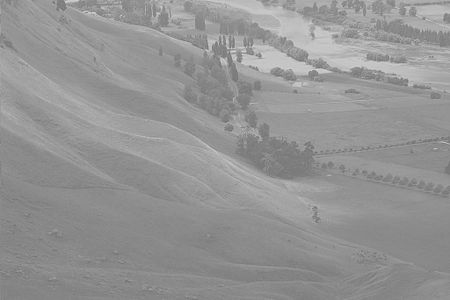
#> input picture images/low-contrast.jpg, 450 x 300 px
$ jupyter execute --allow-errors 43-histogram-equalization.ipynb
#> lines starting #> are read from the running program, lines starting #| are printed output that depends on the picture
# <div style="direction:rtl;text-align:right;font-family:B Lotus, B Nazanin, Tahoma">یکنواخت سازی(متعادل سازی) هیستوگرام</div>

<div style="direction:rtl;text-align:right;font-family:B Lotus, B Nazanin, Tahoma">
تصویری را در نظر بگیرید که مقادیر پیکسل آن فقط به محدوده خاصی از مقادیر محدود می شود. به عنوان مثال، تصویر روشن تر دارای تمام پیکسل ها محدود به مقادیر بالا خواهد بود. اما یک تصویر خوب دارای پیکسل هایی از تمام مناطق تصویر خواهد بود. بنابراین شما باید این هیستوگرام را به هر دو انتها بکشید (همانطور که در تصویر زیر از ویکی پدیا آمده است) و این همان کاری است که یکنواخت سازی هیستوگرام (به عبارت ساده) انجام می دهد. این به طور معمول کنتراست تصویر را بهبود می بخشد.
</div>

[wikipedia page on Histogram Equalization](https://en.wikipedia.org/wiki/Histogram_equalization)

<div style="direction:rtl;text-align:right;font-family:B Lotus, B Nazanin, Tahoma">
    فرآیند یکنواخت‌سازی هیستوگرام یک روش پردازش تصویری برای تنظیم کنتراست تصویر با تغییر هیستوگرام تصویر است.
<br />
 از آنجایی که قله های بزرگ در هیستوگرام معمولا به قسمتهای کنتراست کم مطابقت دارد، از این رو یکنواخت‌سازی هیستوگرام منجر به بهبود کنتراست کلی یک تصویر می شود.
<br/>
    این روش هر جایی که تضاد یا کانترست مورد نیا باشد خصوصا مواردی مانند تصاویر پزشکی یا ماهواره ای بسیار مورد استفاده قرار می گیرد.
</div>

```cv2.equalizeHist(image)```

[cell 1]
import matplotlib.pyplot as plt
import numpy as np
import cv2

#image source: https://radiopaedia.org/cases/normal-frontal-chest-x-ray?lang=us
image = cv2.imread('images/xray.jpg', 0)
result = cv2.equalizeHist(image)

plt.figure(figsize=[8,4])
#> (the rest of this cell did not finish here and is left out)

### <div style="direction:rtl;text-align:right;font-family:B Lotus, B Nazanin, Tahoma">رسم هیستوگرام در کنار تصویر</div>

[cell 2]
import matplotlib.pyplot as plt
import numpy as np
import cv2

#image source: https://radiopaedia.org/cases/normal-frontal-chest-x-ray?lang=us
image = cv2.imread('images/xray.jpg', 0)
result = cv2.equalizeHist(image)

plt.figure(figsize=[12,7])
#> (the rest of this cell did not finish here and is left out)

### <div style="direction:rtl;text-align:right;font-family:B Lotus, B Nazanin, Tahoma">بررسی روی تصویر ماهواره ای</div>

[cell 3]
import matplotlib.pyplot as plt
import numpy as np
import cv2

image = cv2.imread('images/satellite.jpg', 0)
result = cv2.equalizeHist(image)

plt.figure(figsize=[12,7])
#> (the rest of this cell did not finish here and is left out)

### <div style="direction:rtl;text-align:right;font-family:B Lotus, B Nazanin, Tahoma">بررسی روی تصویر دیگر</div>

[cell 4]
import matplotlib.pyplot as plt
import numpy as np
import cv2

#image source: https://en.wikipedia.org/wiki/Histogram_equalization
image = cv2.imread('images/low-contrast.jpg', 0)
#> image is the input picture: shape (300, 450); min 107, max 218, mean 148
result = cv2.equalizeHist(image)
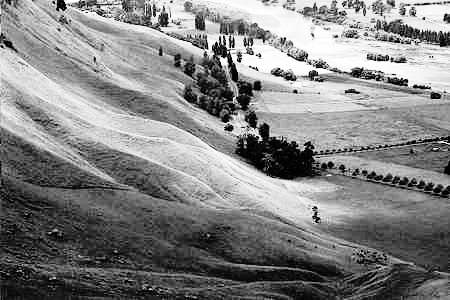
#> result: shape (300, 450); min 0, max 255, mean 130.5

plt.figure(figsize=[12,7])
plt.subplot(221);plt.imshow(image, cmap='gray');plt.title("Original image");
plt.subplot(222);plt.hist(image.ravel(), 256);

plt.subplot(223);plt.imshow(result, cmap='gray');plt.title("equalized histogram");
plt.subplot(224);plt.hist(result.ravel(), 256);
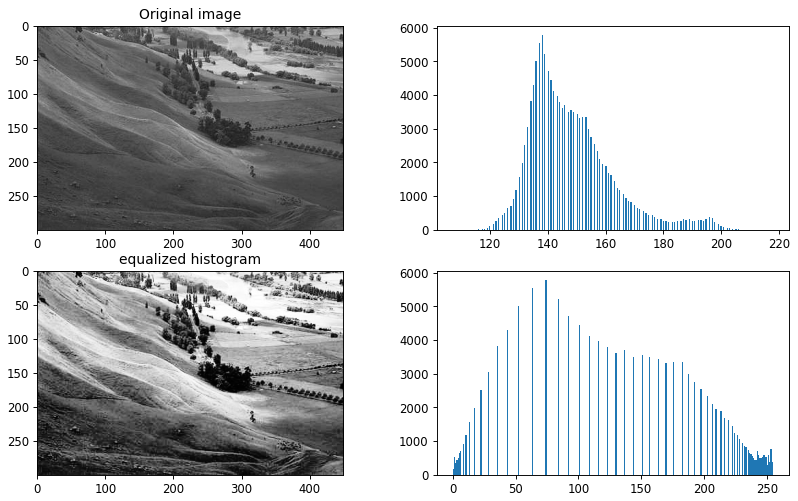
#> figure drawn by matplotlib, 4 panels; panel 2: tallest bar 5772 high, from x = 137.8 to 138.2; panel 4: tallest bar 5772 high, from x = 73.71 to 74.71

### <div style="direction:rtl;text-align:right;font-family:B Lotus, B Nazanin, Tahoma">یکنواخت‌سازی هیستوگرام روی تصاویر رنگی</div>

[cell 5]
import cv2
import matplotlib.pyplot as plt

image = cv2.imread('images/mid.png')
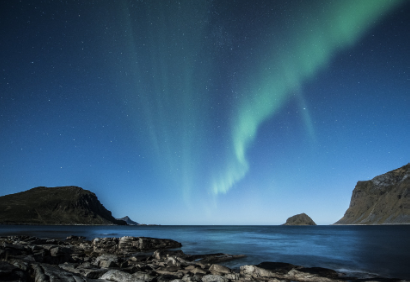
#> input picture images/mid.png, 410 x 282 px
#> image is the input picture: shape (282, 410, 3); mean B, G, R 115.8, 88.7, 53.9
###############
# Histogram Equalization
channels = cv2.split(image)
eq_channels = []
for ch in channels:
    eq_channels.append(cv2.equalizeHist(ch))
#> this loop made 3 passes
#> after the loop, eq_channels = 3 items
eq_image = cv2.merge(eq_channels)
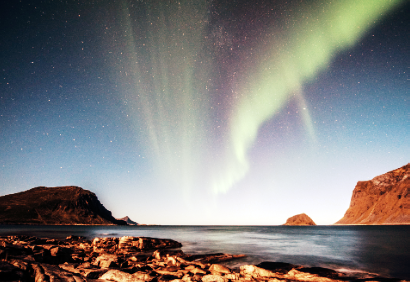
#> eq_image: shape (282, 410, 3); mean of channels 0, 1, 2 128.1, 128.4, 129; drawn as B, G, R


#plot images
plt.figure(figsize=[12,7])
plt.subplot(221);plt.imshow(image[...,::-1]);plt.title("Original");
plt.subplot(223);plt.imshow(eq_image[...,::-1]);plt.title("Equalized");


color = ('b', 'g', 'r')
#Original image histogram
plt.subplot(222);
for i, col in enumerate(color):
    histogram = cv2.calcHist([image], [i], None, [256], [0, 256])
    plt.plot(histogram, color = col)

#Equualized image histogram
plt.subplot(224);
for i, col in enumerate(color):
    histogram = cv2.calcHist([eq_image], [i], None, [256], [0, 256])
    plt.plot(histogram, color = col)
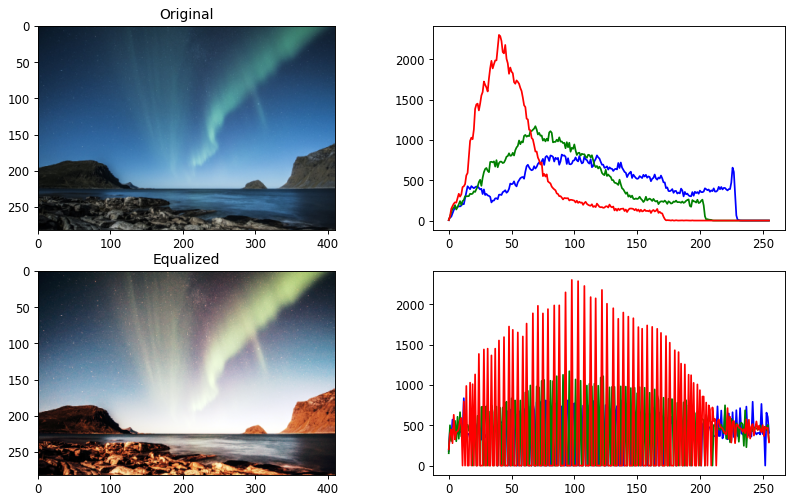
#> figure drawn by matplotlib, 4 panels; panel 3: curve peaks at x = 90, y = 818; panel 3: curve peaks at x = 69, y = 1170; panel 3: curve peaks at x = 40, y = 2302; panel 4: curve peaks at x = 12, y = 835
